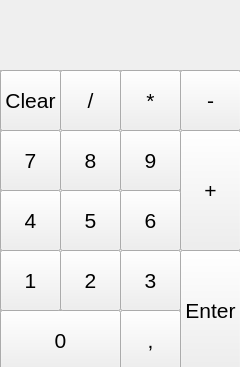
<?xml version="1.0" encoding="UTF-8"?>
<ui version="4.0">
 <class>MainWindow</class>
 <widget class="QMainWindow" name="MainWindow">
  <property name="enabled">
   <bool>true</bool>
  </property>
  <property name="geometry">
   <rect>
    <x>0</x>
    <y>0</y>
    <width>240</width>
    <height>367</height>
   </rect>
  </property>
  <property name="windowTitle">
   <string>Calculator</string>
  </property>
  <widget class="QWidget" name="centralwidget">
   <widget class="QFrame" name="frame">
    <property name="geometry">
     <rect>
      <x>0</x>
      <y>70</y>
      <width>241</width>
      <height>301</height>
     </rect>
    </property>
    <property name="font">
     <font>
      <pointsize>16</pointsize>
     </font>
    </property>
    <property name="frameShape">
     <enum>QFrame::StyledPanel</enum>
    </property>
    <property name="frameShadow">
     <enum>QFrame::Raised</enum>
    </property>
    <widget class="QPushButton" name="comma">
     <property name="geometry">
      <rect>
       <x>120</x>
       <y>240</y>
       <width>61</width>
       <height>61</height>
      </rect>
     </property>
     <property name="text">
      <string>,</string>
     </property>
     <property name="shortcut">
      <string>,</string>
     </property>
    </widget>
    <widget class="QPushButton" name="zero">
     <property name="geometry">
      <rect>
       <x>0</x>
       <y>240</y>
       <width>121</width>
       <height>61</height>
      </rect>
     </property>
     <property name="text">
      <string>0</string>
     </property>
     <property name="shortcut">
      <string>0</string>
     </property>
    </widget>
    <widget class="QPushButton" name="enter">
     <property name="geometry">
      <rect>
       <x>180</x>
       <y>180</y>
       <width>61</width>
       <height>121</height>
      </rect>
     </property>
     <property name="text">
      <string>Enter</string>
     </property>
     <property name="shortcut">
      <string>Return</string>
     </property>
    </widget>
    <widget class="QPushButton" name="divide">
     <property name="geometry">
      <rect>
       <x>60</x>
       <y>0</y>
       <width>61</width>
       <height>61</height>
      </rect>
     </property>
     <property name="text">
      <string>/</string>
     </property>
     <property name="shortcut">
      <string>/</string>
     </property>
    </widget>
    <widget class="QPushButton" name="multiply">
     <property name="geometry">
      <rect>
       <x>120</x>
       <y>0</y>
       <width>61</width>
       <height>61</height>
      </rect>
     </property>
     <property name="text">
      <string>*</string>
     </property>
     <property name="shortcut">
      <string>*</string>
     </property>
    </widget>
    <widget class="QPushButton" name="minus">
     <property name="geometry">
      <rect>
       <x>180</x>
       <y>0</y>
       <width>61</width>
       <height>61</height>
      </rect>
     </property>
     <property name="text">
      <string>-</string>
     </property>
     <property name="shortcut">
      <string>-</string>
     </property>
    </widget>
    <widget class="QPushButton" name="seven">
     <property name="geometry">
      <rect>
       <x>0</x>
       <y>60</y>
       <width>61</width>
       <height>61</height>
      </rect>
     </property>
     <property name="text">
      <string>7</string>
     </property>
     <property name="shortcut">
      <string>7</string>
     </property>
    </widget>
    <widget class="QPushButton" name="eight">
     <property name="geometry">
      <rect>
       <x>60</x>
       <y>60</y>
       <width>61</width>
       <height>61</height>
      </rect>
     </property>
     <property name="text">
      <string>8</string>
     </property>
     <property name="shortcut">
      <string>8</string>
     </property>
    </widget>
    <widget class="QPushButton" name="nine">
     <property name="geometry">
      <rect>
       <x>120</x>
       <y>60</y>
       <width>61</width>
       <height>61</height>
      </rect>
     </property>
     <property name="text">
      <string>9</string>
     </property>
     <property name="shortcut">
      <string>9</string>
     </property>
    </widget>
    <widget class="QPushButton" name="plus">
     <property name="geometry">
      <rect>
       <x>180</x>
       <y>60</y>
       <width>61</width>
       <height>121</height>
      </rect>
     </property>
     <property name="text">
      <string>+</string>
     </property>
     <property name="shortcut">
      <string>+</string>
     </property>
    </widget>
    <widget class="QPushButton" name="four">
     <property name="geometry">
      <rect>
       <x>0</x>
       <y>120</y>
       <width>61</width>
       <height>61</height>
      </rect>
     </property>
     <property name="text">
      <string>4</string>
     </property>
     <property name="shortcut">
      <string>4</string>
     </property>
    </widget>
    <widget class="QPushButton" name="five">
     <property name="geometry">
      <rect>
       <x>60</x>
       <y>120</y>
       <width>61</width>
       <height>61</height>
      </rect>
     </property>
     <property name="text">
      <string>5</string>
     </property>
     <property name="shortcut">
      <string>5</string>
     </property>
    </widget>
    <widget class="QPushButton" name="one">
     <property name="geometry">
      <rect>
       <x>0</x>
       <y>180</y>
       <width>61</width>
       <height>61</height>
      </rect>
     </property>
     <property name="text">
      <string>1</string>
     </property>
     <property name="shortcut">
      <string>1</string>
     </property>
    </widget>
    <widget class="QPushButton" name="two">
     <property name="geometry">
      <rect>
       <x>60</x>
       <y>180</y>
       <width>61</width>
       <height>61</height>
      </rect>
     </property>
     <property name="text">
      <string>2</string>
     </property>
     <property name="shortcut">
      <string>2</string>
     </property>
    </widget>
    <widget class="QPushButton" name="three">
     <property name="geometry">
      <rect>
       <x>120</x>
       <y>180</y>
       <width>61</width>
       <height>61</height>
      </rect>
     </property>
     <property name="text">
      <string>3</string>
     </property>
     <property name="shortcut">
      <string>3</string>
     </property>
    </widget>
    <widget class="QPushButton" name="six">
     <property name="geometry">
      <rect>
       <x>120</x>
       <y>120</y>
       <width>61</width>
       <height>61</height>
      </rect>
     </property>
     <property name="text">
      <string>6</string>
     </property>
     <property name="shortcut">
      <string>6</string>
     </property>
    </widget>
    <widget class="QPushButton" name="clear">
     <property name="geometry">
      <rect>
       <x>0</x>
       <y>0</y>
       <width>61</width>
       <height>61</height>
      </rect>
     </property>
     <property name="text">
      <string>Clear</string>
     </property>
     <property name="shortcut">
      <string>Backspace</string>
     </property>
    </widget>
   </widget>
   <widget class="QLabel" name="label">
    <property name="geometry">
     <rect>
      <x>0</x>
      <y>0</y>
      <width>241</width>
      <height>71</height>
     </rect>
    </property>
    <property name="font">
     <font>
      <pointsize>32</pointsize>
     </font>
    </property>
    <property name="text">
     <string/>
    </property>
    <property name="alignment">
     <set>Qt::AlignRight|Qt::AlignTrailing|Qt::AlignVCenter</set>
    </property>
   </widget>
  </widget>
 </widget>
 <resources/>
 <connections/>
</ui>
